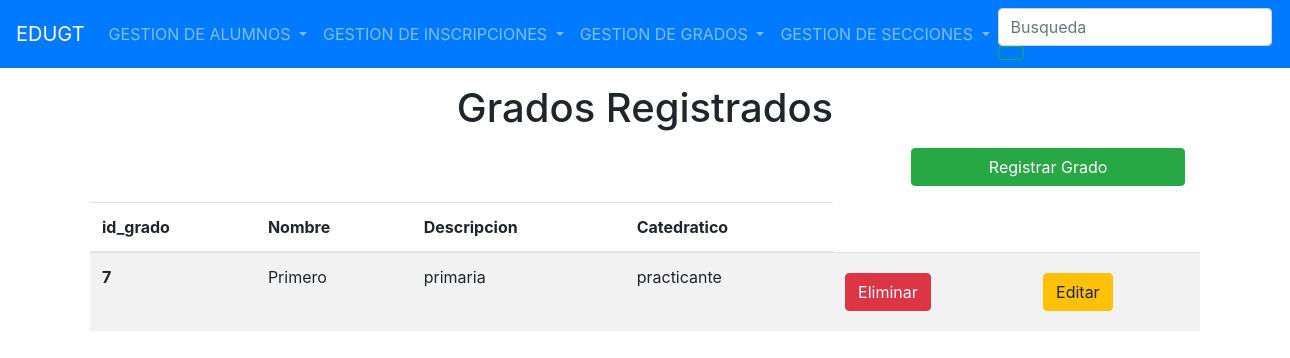
Page /listarGrados/ on the committed database.
### Models/Grado/models.py (models this page shows, shortened)
class Grado(models.Model):
    id_grado = models.AutoField(primary_key=True)
    Nombre = models.CharField(max_length=30)
    Descripcion = models.CharField(max_length=30)
    Catedratico = models.CharField(max_length=30)

### Models/Grado/views.py (the view)
# urls.py: path("listarGrados/", FormularioGradoViews.listar_grados, name='listarGrados'),
    def listar_grados(request):
        grados = Grado.objects.all()
        return render(request, "ListaGrados.html", {"lb_grados": grados})

### Templates/ListaGrados.html (shortened to what this page needs)
{% extends 'index.html' %}
{% block content  %}
    <h1 align="center">Grados Registrados</h1>
        <div class="row col-12 justify-content-end mb-2 pr-0">
        <a class="btn btn-success col-md-3" href="{% url 'registrarGrado' %}">Registrar Grado</a>
        </div>
<table class="table table-striped">
  <thead>
    <tr>
      <th scope="col">id_grado</th>
      <th scope="col">Nombre</th>
      <th scope="col">Descripcion</th>
      <th scope="col">Catedratico</th>
    </tr>
  </thead>
  <tbody>
  {% for grado in lb_grados %}
     <tr>
      <th scope="row">{{ grado.id_grado }}</th>
      <td>{{ grado.Nombre }}</td>
      <td>{{grado.Descripcion}}</td>
      <td>{{grado.Catedratico}}</td>
      <td>
                            <a href="{% url 'ELIMINAR' grado.pk %}" class="btn btn-danger btn-icon-split">
                                <span class="text">Eliminar</span>
                            </a>
                        </td>
      <td>
                            <a href="{% url 'MODIFICARG' grado.pk %}" class="btn btn-warning btn-icon-split">
                                <span class="text">Editar</span>
                            </a>
                        </td>
  {% endfor %}
  </tbody>
</table>
{% endblock %}

### rows in the picture
Grado: id_grado "7", Nombre "Primero", Descripcion "primaria", Catedratico "practicante"
